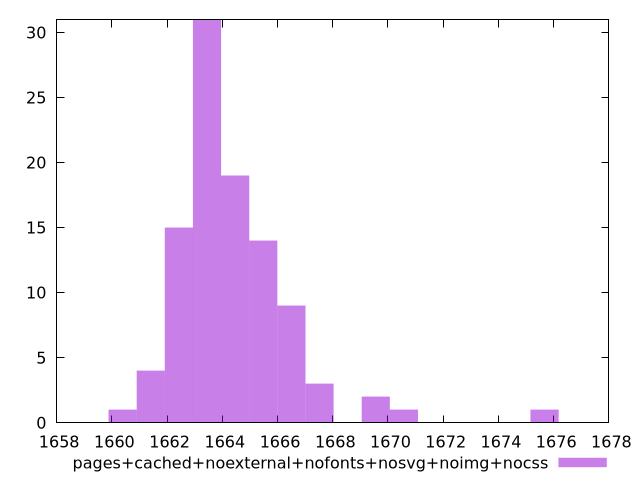

This figure's gnuplot source:
$_pagesCachedNoexternalNofontsNosvgNoimgNocss <<EOF
1663.4466315099917 31
1664.465276109814 19
1666.502565309459 9
1662.4279869101692 15
1665.4839207096365 14
1669.558499108926 2
1670.5771437087485 1
1675.6703667078605 1
1661.4093423103468 4
1667.5212099092812 3
1660.3906977105244 1
EOF
set key outside below
set terminal pngcairo
set output "report_00004_2020-11-02T20-21-41.718Z/interactive/pages+cached+noexternal+nofonts+nosvg+noimg+nocss//raw_hist.png"
set yrange [0:31]
set boxwidth 1.0186445998224076
set style fill transparent solid 0.5 noborder
plot $_pagesCachedNoexternalNofontsNosvgNoimgNocss title "pages+cached+noexternal+nofonts+nosvg+noimg+nocss" with boxes ,
